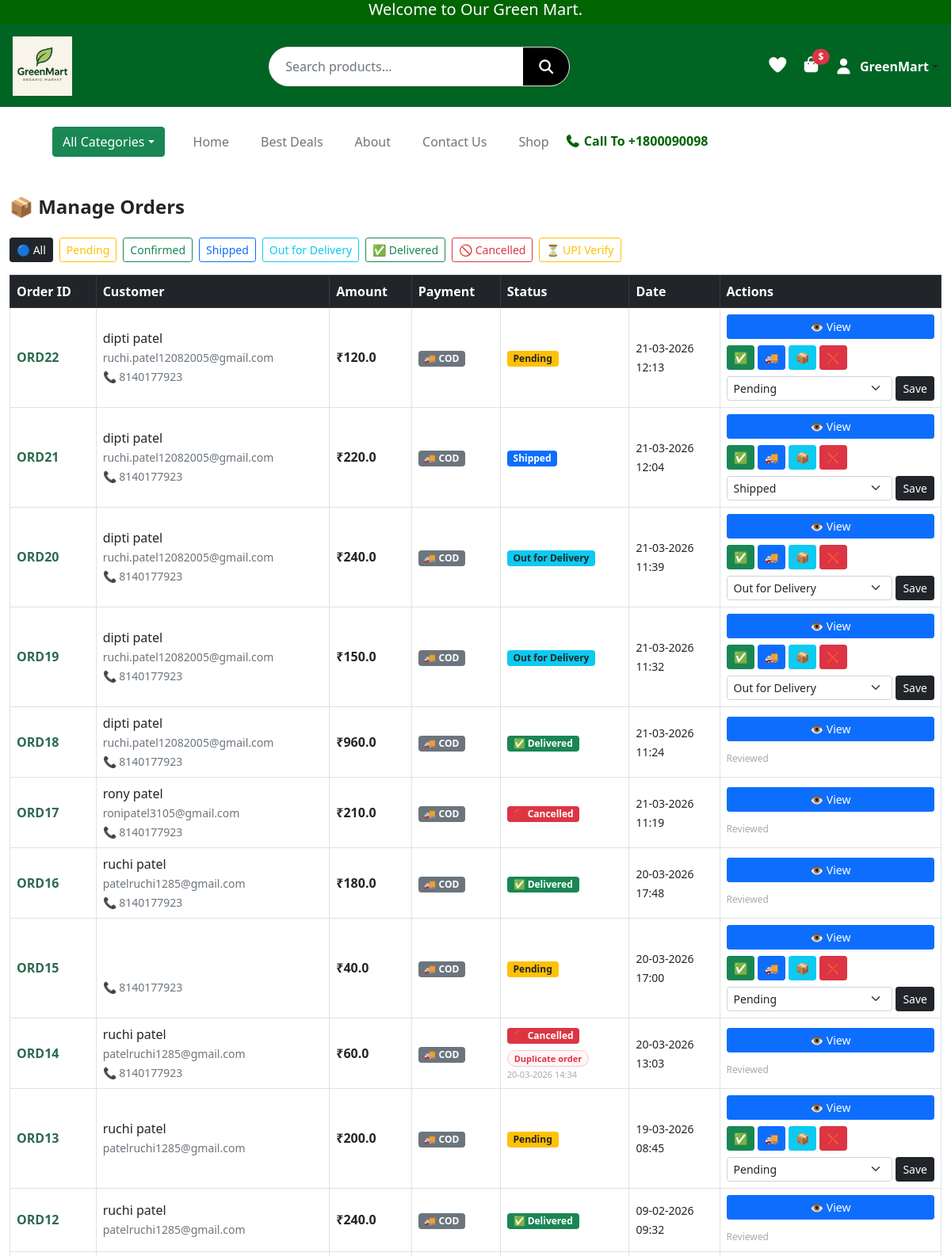
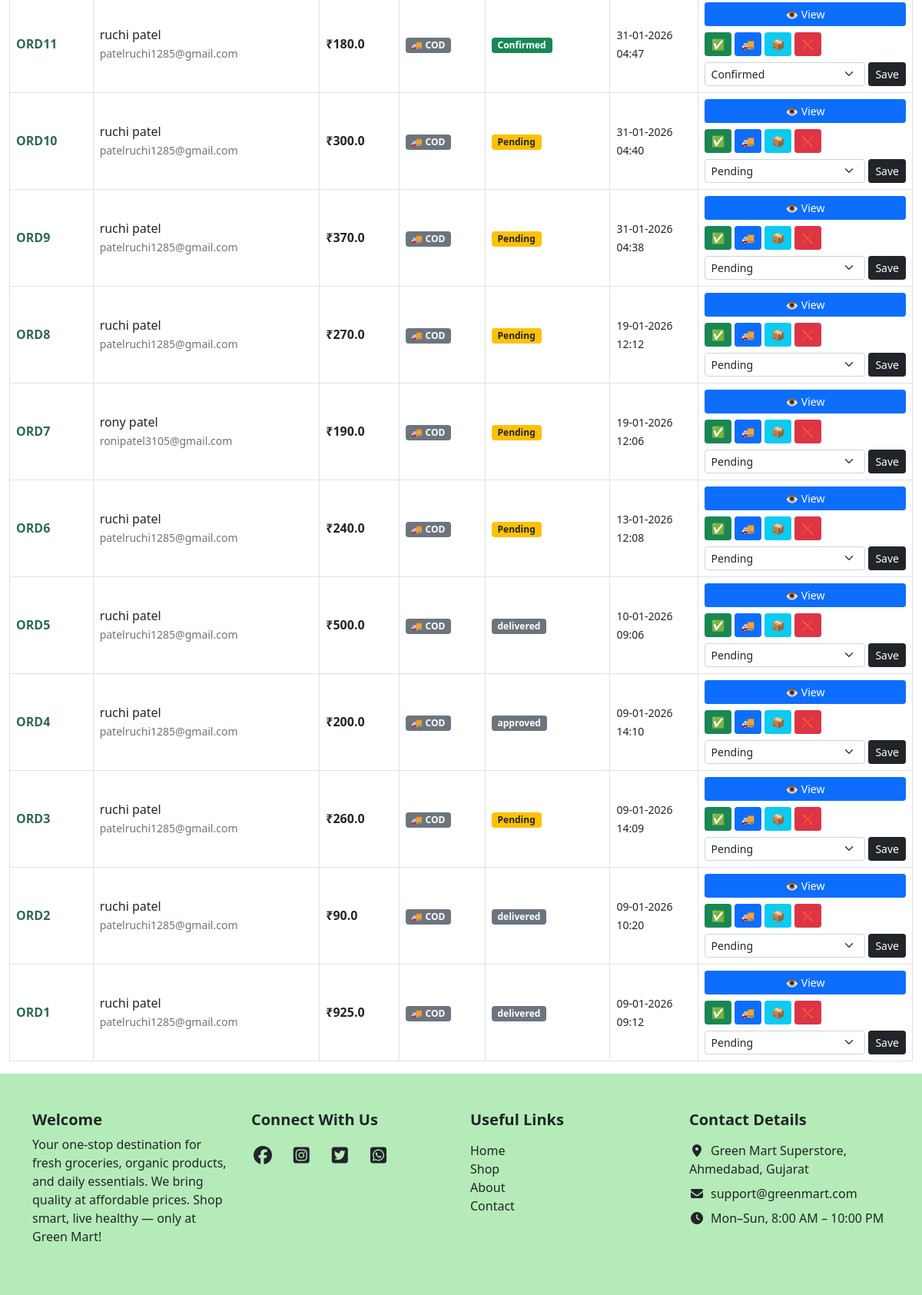
Page /manage-orders (signed in) on the committed database (2 pictures, top to bottom).
### website/models.py (models this page shows, shortened)
class User(UserMixin, db.Model):
    __tablename__ = "users"
    id            = db.Column(db.Integer, primary_key=True)
    name          = db.Column(db.String(50), nullable=False)
    email         = db.Column(db.String(120), unique=True, nullable=False)
    password_hash = db.Column(db.String(128), nullable=False)
    role          = db.Column(db.String(20), default="customer")
    is_verified   = db.Column(db.Boolean, default=False)

class Order(db.Model):
    id           = db.Column(db.Integer, primary_key=True)
    user_id      = db.Column(db.Integer, db.ForeignKey("users.id"))
    total_amount = db.Column(db.Float)
    status       = db.Column(db.String(20), default="Pending")
    created_at   = db.Column(db.DateTime, default=datetime.utcnow)
    tracking_id     = db.Column(db.String(20), nullable=True)
    coupon_code     = db.Column(db.String(20), nullable=True)
    discount_amount = db.Column(db.Float, default=0)
    delivery_charge = db.Column(db.Float, default=0)
    shipping_name   = db.Column(db.String(100))
    shipping_phone  = db.Column(db.String(15))
    shipping_street = db.Column(db.String(200))
    shipping_city   = db.Column(db.String(100))
    shipping_state  = db.Column(db.String(100))
    shipping_pin    = db.Column(db.String(10))
    payment_method     = db.Column(db.String(20), default="cod")
    payment_status     = db.Column(db.String(20), default="Unpaid")
    utr_number         = db.Column(db.String(50), nullable=True)
    payment_screenshot = db.Column(db.String(300), nullable=True)
    cancel_reason  = db.Column(db.String(200), nullable=True)
    cancel_note    = db.Column(db.String(500), nullable=True)
    cancelled_at   = db.Column(db.DateTime, nullable=True)
    cancel_flagged = db.Column(db.Boolean, default=False)
    user  = db.relationship("User", backref=db.backref("orders", lazy=True))
    items = db.relationship("OrderItem", backref="order", lazy=True)

### website/admin.py (the view)
@admin.route("/manage-orders")
@login_required
@admin_required
def manage_orders():
    login_form = LoginForm()
    signup_form = SignupForm()
    orders = Order.query.order_by(Order.created_at.desc()).all()
    return render_template(
        "admin/manage_orders.html",
        login_form=login_form,
        signup_form=signup_form,
        orders=orders,
    )

### website/templates/admin/manage_orders.html (shortened to what this page needs)
{% extends "base.html" %}
{% block content %}
<div class="container-fluid mt-4">
  <div class="d-flex justify-content-between align-items-center mb-4">
    <h4 class="fw-bold mb-0">📦 Manage Orders</h4>
      {% set upi_pending = orders | selectattr('payment_status', 'equalto', 'Pending Verification') | list %}
      {% set flagged = orders | selectattr('cancel_flagged') | list %}
  </div>
  <div class="d-flex gap-2 mb-3 flex-wrap">
    <button class="btn btn-sm btn-dark"            onclick="filterOrders('all', this)">🔵 All</button>
    <button class="btn btn-sm btn-outline-warning"  onclick="filterOrders('Pending', this)">Pending</button>
    <button class="btn btn-sm btn-outline-success"  onclick="filterOrders('Confirmed', this)">Confirmed</button>
    <button class="btn btn-sm btn-outline-primary"  onclick="filterOrders('Shipped', this)">Shipped</button>
    <button class="btn btn-sm btn-outline-info"     onclick="filterOrders('out_for_delivery', this)">Out for Delivery</button>
    <button class="btn btn-sm btn-outline-success"  onclick="filterOrders('Delivered', this)">✅ Delivered</button>
    <button class="btn btn-sm btn-outline-danger"   onclick="filterOrders('Cancelled', this)">🚫 Cancelled</button>
    <button class="btn btn-sm btn-outline-warning"  onclick="filterOrders('Processing', this)">⏳ UPI Verify</button>
  </div>
  {% if orders %}
  <div class="table-responsive">
    <table class="table table-bordered table-hover align-middle" id="ordersTable">
      <thead class="table-dark">
        <tr>
          <th>Order ID</th>
          <th>Customer</th>
          <th>Amount</th>
          <th>Payment</th>
          <th>Status</th>
          <th>Date</th>
          <th>Actions</th>
        </tr>
      </thead>
      <tbody>
        {% for order in orders %}
        <tr data-status="{{ order.status }}"
            style="{% if order.cancel_flagged %}background:#fff8f0;border-left:4px solid #dc3545;{% endif %}">
          <td>
            <strong style="color:#2d6a4f">ORD{{ order.id }}</strong>
          </td>
          <td>
            {{ order.user.name }}<br>
            <small class="text-muted">{{ order.user.email }}</small><br>
            {% if order.shipping_phone %}
            <small class="text-muted">📞 {{ order.shipping_phone }}</small>
            {% endif %}
          </td>
          <td><strong>₹{{ order.total_amount }}</strong></td>
          <td>
            {% if order.payment_method == 'upi' %}
              {% if order.payment_status == 'Pending Verification' %}
                <span class="badge bg-warning text-dark">⏳ UPI Pending</span><br>
                <a href="{{ url_for('admin.pending_payments') }}"
                   class="btn btn-warning btn-sm mt-1 fw-bold">Verify Now</a>
              {% elif order.payment_status == 'Paid' %}
                <span class="badge bg-success">✅ UPI Paid</span>
                {% if order.utr_number %}
                  <br><small class="text-muted">UTR: {{ order.utr_number }}</small>
                {% endif %}
              {% elif order.payment_status == 'Failed' %}
                <span class="badge bg-danger">❌ UPI Failed</span>
              {% else %}
                <span class="badge bg-secondary">UPI</span>
              {% endif %}
            {% else %}
              <span class="badge bg-secondary">🚚 COD</span>
            {% endif %}
          </td>
          <td>
            {% if order.status == 'Pending' %}
              <span class="badge bg-warning text-dark">Pending</span>
            {% elif order.status == 'Confirmed' %}
              <span class="badge bg-success">Confirmed</span>
            {% elif order.status == 'Shipped' %}
              <span class="badge bg-primary">Shipped</span>
            {% elif order.status == 'out_for_delivery' %}
              <span class="badge bg-info text-dark">Out for Delivery</span>
            {% elif order.status == 'Delivered' %}
              <span class="badge bg-success">✅ Delivered</span>
            {% elif order.status in ['Cancelled', 'cancelled'] %}
              <span class="badge bg-danger">🚫 Cancelled</span>
              {% if order.cancel_reason %}
              <div style="margin-top:5px;">
                <span style="background:#fff5f5;color:#dc3545;border:1px solid #f5c6cb;padding:2px 8px;border-radius:20px;font-size:11px;font-weight:600;">
                  {{ order.cancel_reason }}
                </span>
              </div>
              {% endif %}
              {% if order.cancelled_at %}
              <div style="font-size:11px;color:#aaa;margin-top:2px;">
                {{ order.cancelled_at.strftime('%d-%m-%Y %H:%M') }}
              </div>
              {% endif %}
            {% elif order.status == 'Processing' %}
              <span class="badge bg-warning text-dark">⏳ Processing</span>
            {% elif order.status == 'Payment Failed' %}
              <span class="badge bg-danger">Payment Failed</span>
            {% else %}
              <span class="badge bg-secondary">{{ order.status }}</span>
            {% endif %}
          </td>
          <td>
            <small>
              {{ order.created_at.strftime('%d-%m-%Y') }}<br>
              {{ order.created_at.strftime('%H:%M') }}
            </small>
          </td>
          <td>
            <a href="{{ url_for('admin.view_order', id=order.id) }}"
               class="btn btn-primary btn-sm mb-2 d-block">👁 View</a>
            {% if order.status not in ['Cancelled', 'cancelled', 'Delivered'] %}
            <div class="d-flex gap-1 mb-2 flex-wrap">
              <form action="{{ url_for('admin.admin_update_order_status', id=order.id) }}" method="POST">
                <button type="submit" class="btn btn-sm btn-success" title="Confirm">✅</button>
              </form>
              <form action="{{ url_for('admin.admin_update_order_status', id=order.id) }}" method="POST">
                <button type="submit" class="btn btn-sm btn-primary" title="Ship">🚚</button>
              </form>
              <form action="{{ url_for('admin.admin_update_order_status', id=order.id) }}" method="POST">
                <button type="submit" class="btn btn-sm btn-info" title="Deliver">📦</button>
              </form>
              <form action="{{ url_for('admin.admin_update_order_status', id=order.id) }}" method="POST">
                <button type="submit" class="btn btn-sm btn-danger" title="Cancel"
                        onclick="return confirm('Cancel this order?')">❌</button>
              </form>
            </div>
            <form action="{{ url_for('admin.admin_update_order_status', id=order.id) }}"
                  method="POST" class="d-flex gap-1">
              <select name="status" class="form-select form-select-sm">
                <option value="Pending"          {% if order.status=='Pending' %}selected{% endif %}>Pending</option>
                <option value="Confirmed"         {% if order.status=='Confirmed' %}selected{% endif %}>Confirmed</option>
                <option value="Shipped"           {% if order.status=='Shipped' %}selected{% endif %}>Shipped</option>
                <option value="out_for_delivery"  {% if order.status=='out_for_delivery' %}selected{% endif %}>Out for Delivery</option>
              </select>
              <button type="submit" class="btn btn-dark btn-sm">Save</button>
            </form>
            {% else %}
            {% if order.cancel_flagged %}
            <form method="POST" action="{{ url_for('views.clear_cancel_flag', order_id=order.id) }}">
              <button type="submit" class="btn btn-sm btn-outline-success w-100">
                ✓ Mark Reviewed
              </button>
            </form>
            {% else %}
            <span style="font-size:12px;color:#aaa;">Reviewed</span>
            {% endif %}
            {% endif %}
          </td>
        </tr>
        {% endfor %}
      </tbody>
    </table>
  </div>
  {% else %}
  <div class="alert alert-info text-center">
    📭 No orders found.
  </div>
  {% endif %}
</div>
{% endblock %}

### website/templates/base.html (shortened to what this page needs)
<!DOCTYPE html>
<html lang="en">
<head>
  <link rel="stylesheet" href="{{ url_for('static', filename='css/style.css') }}">
  <link href="https://cdn.jsdelivr.net/npm/bootstrap@5.0.2/dist/css/bootstrap.min.css" rel="stylesheet">
  <link rel="stylesheet" href="https://cdnjs.cloudflare.com/ajax/libs/font-awesome/7.0.1/css/all.min.css">
  <link rel="stylesheet" href="https://cdn.jsdelivr.net/npm/bootstrap-icons@1.11.1/font/bootstrap-icons.css">
  <link href="https://cdn.jsdelivr.net/npm/bootstrap-icons@1.11.1/font/bootstrap-icons.css" rel="stylesheet">
</head>
<body>
<div class="container-fluid top-header">
  <h5 class="text-center mb-0">Welcome to Our Green Mart.</h5>
</div>
<header class="main-header d-flex flex-wrap align-items-center justify-content-between p-3">
  <div class="logo-area">
    <a href="{{ url_for('views.home') }}">
      <img src="{{ url_for('static', filename='images/logo.png') }}" alt="logo" class="img-fluid">
    </a>
  </div>
  <div class="search-area flex-grow-1 mx-3 position-relative d-none d-lg-flex">
    <form class="search-box d-flex" action="{{ url_for('views.search') }}" method="get">
      <input type="text" name="q" id="liveSearch" class="form-control" placeholder="Search products..." autocomplete="off">
      <button type="submit"><i class="fa-solid fa-magnifying-glass"></i></button>
    </form>
  </div>
  <div class="icons-area d-flex align-items-center gap-3 flex-shrink-0">
    <a href="{{ url_for('views.wishlist') }}"><i class="fa-solid fa-heart"></i></a>
    <div class="cart-box position-relative">
      <a href="{{ url_for('views.cart') }}">
        <i class="fa-solid fa-bag-shopping fs-5"></i>
      </a>
      <span class="cart-price position-absolute top-0 start-100 translate-middle badge rounded-pill bg-danger">
        ${{ subtotal }}
      </span>
    </div>
    {% if current_user.is_authenticated %}
    <div class="dropdown">
      <a class="d-flex align-items-center text-dark text-decoration-none dropdown-toggle" data-bs-toggle="dropdown">
        <i class="fa-solid fa-user fs-5"></i>
        <span class="ms-2 fw-bold" style="color:white;">{{ current_user.name }}</span>
      </a>
    </div>
    {% else %}
      <i class="fa-solid fa-user fs-5" data-bs-toggle="modal" data-bs-target="#loginModal"></i>
    {% endif %}
  </div>
</header>
<div class="container nav">
  <nav class="navbar navbar-expand-lg navbar-light bg-white p-4">
    <div class="container-fluid">
      <div class="dropdown me-3">
        <button class="btn btn-success dropdown-toggle" data-bs-toggle="dropdown">All Categories</button>
      </div>
      <div class="collapse navbar-collapse" id="mainNavbar">
        <ul class="navbar-nav me-auto mb-2 mb-lg-0">
          <li class="nav-item"><a class="nav-link" href="{{ url_for('views.home') }}">Home</a></li>
          <li class="nav-item"><a class="nav-link" href="{{ url_for('views.best_deals') }}">Best Deals</a></li>
          <li class="nav-item"><a class="nav-link" href="{{ url_for('views.about') }}">About</a></li>
          <li class="nav-item"><a class="nav-link" href="{{ url_for('views.contact') }}">Contact Us</a></li>
          <li class="nav-item"><a class="nav-link" href="{{ url_for('views.shop') }}">Shop</a></li>
        </ul>
        <h6 class="mb-0 ms-auto"><i class="fa-solid fa-phone"></i> Call To +1800090098</h6>
      </div>
    </div>
  </nav>
</div>
{% block content %}{% endblock %}
<footer class="text-dark py-5" style="background-color: #13be1e50;">
  <div class="container">
    <div class="row g-4">
      <div class="col-12 col-md-3">
        <h5 class="fw-bold">Welcome</h5>
        <p>Your one-stop destination for fresh groceries, organic products, and daily essentials.
          We bring quality at affordable prices. Shop smart, live healthy — only at Green Mart!</p>
      </div>
      <div class="col-12 col-md-3">
        <h5 class="fw-bold mb-3">Connect With Us</h5>
        <a href="#" class="text-dark fs-4 me-3"><i class="fa-brands fa-facebook"></i></a>
        <a href="#" class="text-dark fs-4 me-3"><i class="fa-brands fa-square-instagram"></i></a>
        <a href="#" class="text-dark fs-4 me-3"><i class="fa-brands fa-square-twitter"></i></a>
        <a href="#" class="text-dark fs-4"><i class="fa-brands fa-square-whatsapp"></i></a>
      </div>
      <div class="col-12 col-md-3">
        <h5 class="fw-bold mb-3">Useful Links</h5>
        <ul class="list-unstyled">
          <li><a href="" class="text-dark text-decoration-none">Home</a></li>
          <li><a href="" class="text-dark text-decoration-none">Shop</a></li>
          <li><a href="" class="text-dark text-decoration-none">About</a></li>
          <li><a href="" class="text-dark text-decoration-none">Contact</a></li>
        </ul>
      </div>
      <div class="col-12 col-md-3">
        <h5 class="fw-bold mb-3">Contact Details</h5>
        <ul class="list-unstyled">
          <li class="mb-2"><i class="fa-solid fa-location-dot me-2"></i>Green Mart Superstore, Ahmedabad, Gujarat</li>
          <li class="mb-2"><i class="fa-solid fa-envelope me-2"></i>support@greenmart.com</li>
          <li><i class="fa-solid fa-clock me-2"></i>Mon–Sun, 8:00 AM – 10:00 PM</li>
        </ul>
      </div>
    </div>
  </div>
</footer>
</body>
</html>

### rows in the picture
User: name "GreenMart"
Order: id "22", user.name "dipti patel", user.email "ruchi.patel12082005@gmail.com", shipping_phone "8140177923", total_amount "120.0", payment_method "🚚 COD", shows "Pending", created_at "21-03-2026", created_at "12:13", status "Pending"
Order: id "21", user.name "dipti patel", user.email "ruchi.patel12082005@gmail.com", shipping_phone "8140177923", total_amount "220.0", payment_method "🚚 COD", shows "Shipped", created_at "21-03-2026", created_at "12:04", status "Shipped"
Order: id "20", user.name "dipti patel", user.email "ruchi.patel12082005@gmail.com", shipping_phone "8140177923", total_amount "240.0", payment_method "🚚 COD", shows "Out for Delivery", created_at "21-03-2026", created_at "11:39", status "Out for Delivery"
Order: id "19", user.name "dipti patel", user.email "ruchi.patel12082005@gmail.com", shipping_phone "8140177923", total_amount "150.0", payment_method "🚚 COD", shows "Out for Delivery", created_at "21-03-2026", created_at "11:32", status "Out for Delivery"
Order: id "18", user.name "dipti patel", user.email "ruchi.patel12082005@gmail.com", shipping_phone "8140177923", total_amount "960.0", payment_method "🚚 COD", status "✅ Delivered", created_at "21-03-2026", created_at "11:24"
Order: id "17", user.name "rony patel", user.email "ronipatel3105@gmail.com", shipping_phone "8140177923", total_amount "210.0", payment_method "🚚 COD", status "🚫 Cancelled", created_at "21-03-2026", created_at "11:19"
Order: id "16", user.name "ruchi patel", user.email "patelruchi1285@gmail.com", shipping_phone "8140177923", total_amount "180.0", payment_method "🚚 COD", status "✅ Delivered", created_at "20-03-2026", created_at "17:48"
Order: id "15", shipping_phone "8140177923", total_amount "40.0", payment_method "🚚 COD", shows "Pending", created_at "20-03-2026", created_at "17:00", status "Pending"
Order: id "14", user.name "ruchi patel", user.email "patelruchi1285@gmail.com", shipping_phone "8140177923", total_amount "60.0", payment_method "🚚 COD", cancel_reason "Duplicate order", cancelled_at "20-03-2026 14:34", created_at "20-03-2026", created_at "13:03", status "Reviewed"
Order: id "13", user.name "ruchi patel", user.email "patelruchi1285@gmail.com", total_amount "200.0", payment_method "🚚 COD", shows "Pending", created_at "19-03-2026", created_at "08:45", status "Pending"
Order: id "12", user.name "ruchi patel", user.email "patelruchi1285@gmail.com", total_amount "240.0", payment_method "🚚 COD", status "✅ Delivered", created_at "09-02-2026", created_at "09:32"
Order: id "11", user.name "ruchi patel", user.email "patelruchi1285@gmail.com", total_amount "180.0", payment_method "🚚 COD", shows "Confirmed", created_at "31-01-2026", created_at "04:47", status "Confirmed"
Order: id "10", user.name "ruchi patel", user.email "patelruchi1285@gmail.com", total_amount "300.0", payment_method "🚚 COD", shows "Pending", created_at "31-01-2026", created_at "04:40", status "Pending"
Order: id "9", user.name "ruchi patel", user.email "patelruchi1285@gmail.com", total_amount "370.0", payment_method "🚚 COD", shows "Pending", created_at "31-01-2026", created_at "04:38", status "Pending"
Order: id "8", user.name "ruchi patel", user.email "patelruchi1285@gmail.com", total_amount "270.0", payment_method "🚚 COD", shows "Pending", created_at "19-01-2026", created_at "12:12", status "Pending"
Order: id "7", user.name "rony patel", user.email "ronipatel3105@gmail.com", total_amount "190.0", payment_method "🚚 COD", shows "Pending", created_at "19-01-2026", created_at "12:06", status "Pending"
Order: id "6", user.name "ruchi patel", user.email "patelruchi1285@gmail.com", total_amount "240.0", payment_method "🚚 COD", shows "Pending", created_at "13-01-2026", created_at "12:08", status "Pending"
Order: id "5", user.name "ruchi patel", user.email "patelruchi1285@gmail.com", total_amount "500.0", payment_method "🚚 COD", status "delivered", created_at "10-01-2026", created_at "09:06"
Order: id "4", user.name "ruchi patel", user.email "patelruchi1285@gmail.com", total_amount "200.0", payment_method "🚚 COD", status "approved", created_at "09-01-2026", created_at "14:10"
Order: id "3", user.name "ruchi patel", user.email "patelruchi1285@gmail.com", total_amount "260.0", payment_method "🚚 COD", shows "Pending", created_at "09-01-2026", created_at "14:09", status "Pending"
Order: id "2", user.name "ruchi patel", user.email "patelruchi1285@gmail.com", total_amount "90.0", payment_method "🚚 COD", status "delivered", created_at "09-01-2026", created_at "10:20"
Order: id "1", user.name "ruchi patel", user.email "patelruchi1285@gmail.com", total_amount "925.0", payment_method "🚚 COD", status "delivered", created_at "09-01-2026", created_at "09:12"
